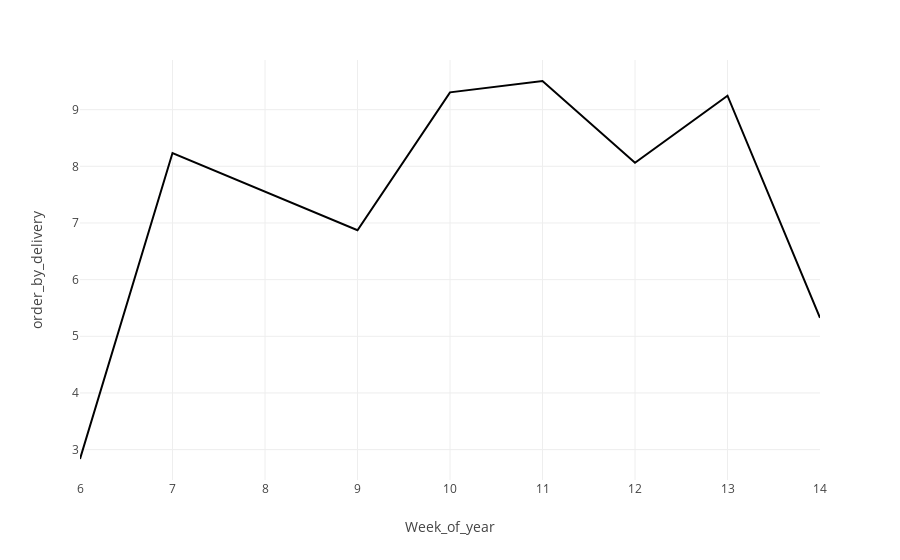

The code cell stored with this chart in its notebook:
### Code cell
df1['Week_of_year'] = df1['Order_Date'].dt.strftime("%U")
df_aux1 = df1.loc[: , ['Week_of_year' , 'ID']].groupby('Week_of_year').count().reset_index()
df_aux2 = df1.loc[: , ['Week_of_year', 'Delivery_person_ID']].groupby('Week_of_year').nunique().reset_index()
df_aux =  pd.merge(df_aux1 , df_aux2, how='inner')
df_aux['order_by_delivery'] = df_aux['ID'] / df_aux['Delivery_person_ID']

# Gerando o gráfico
fig = px.line(
    df_aux,     # DataFrame com os dados
    x="Week_of_year",   # eixo X
    y="order_by_delivery",   # eixo Y
)
fig.show()

### Figure 1 — Plotly figure (JSON) as saved in the notebook; plotly's stock layout.template omitted (floating-point values rounded to 4 significant figures)
{"data": [{"hovertemplate": "Week_of_year=%{x}<br>order_by_delivery=%{y}<extra></extra>", "legendgroup": "", "line": {"color": "#000001", "dash": "solid"}, "marker": {"symbol": "circle"}, "mode": "lines", "name": "", "orientation": "v", "showlegend": false, "type": "scatter", "x": ["06", "07", "09", "10", "11", "12", "13", "14"], "xaxis": "x", "y": [2.834, 8.235, 6.871, 9.306, 9.506, 8.064, 9.246, 5.325], "yaxis": "y"}], "layout": {"legend": {"tracegroupgap": 0}, "margin": {"t": 60}, "xaxis": {"anchor": "y", "domain": [0, 1], "title": {"text": "Week_of_year"}}, "yaxis": {"anchor": "x", "domain": [0, 1], "title": {"text": "order_by_delivery"}}}}
